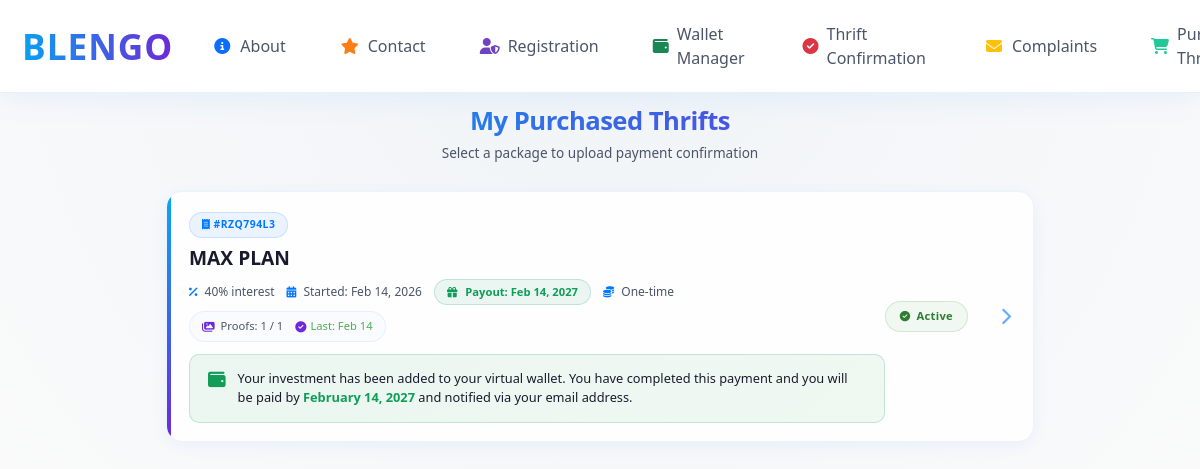
/my-purchases/ (signed in), run on the app's committed database.
### base/models.py (models this page shows, shortened)
class UserPurchase(models.Model):
    user = models.ForeignKey(User, on_delete=models.CASCADE, related_name='purchases')
    thrift = models.ForeignKey(Thrifts, on_delete=models.CASCADE, related_name='purchases')
    purchase_id = models.CharField(max_length=20, unique=True)
    plan_type = models.CharField(max_length=20)
    interest_rate = models.CharField(max_length=10)
    price_range = models.CharField(max_length=50)
    purchased_at = models.DateTimeField(auto_now_add=True)
    status = models.CharField(max_length=20, default='pending')  # pending, awaiting_approval, active, completed, cancelled

class Thrifts(models.Model):
    thriftname = models.CharField(max_length=200)
    created_at = models.DateTimeField(auto_now_add=True)
    @property
    def max_images(self):
        if 'basic' in self.thriftname:
            return 12
        elif 'plus' in self.thriftname:
            return 12
        elif 'max' in self.thriftname:
            return 1

class PaymentImage(models.Model):
    purchase = models.ForeignKey(UserPurchase, on_delete=models.CASCADE, related_name='payment_images')
    image = models.ImageField(upload_to=get_package_image_upload_path)
    uploaded_at = models.DateTimeField(auto_now_add=True)
    is_approved = models.BooleanField(default=False)
    approved_by = models.ForeignKey(User, on_delete=models.SET_NULL, null=True, blank=True, related_name='approved_images')
    approved_at = models.DateTimeField(null=True, blank=True)
    class Meta:
        ordering = ['-uploaded_at']

### base/views.py (the view)
# urls.py: path('my-purchases/', views.my_purchases, name='my-purchases'),
@login_required(login_url='sign-in')
def my_purchases(request):
    purchases = UserPurchase.objects.filter(user=request.user).select_related('thrift').order_by('-purchased_at')
    for purchase in purchases:
        purchase.payout_date = purchase.purchased_at + timedelta(days=365)
    context = {
        'purchases': purchases,
    }
    return render(request, 'my-purchases.html', context)

### base/context_processors.py (called while the page is built)
def registration_status_processor(request):
    context = {}
    if request.user.is_authenticated:
        try:
            registration_fee = RegistrationFee.objects.get(uploaded_by=request.user)
            if registration_fee.confirmed:
                context['registration_status'] = "active"
            else:
                context['registration_status'] = "pending"
        except RegistrationFee.DoesNotExist:
            context['registration_status'] = "inactive"
    else:
        context['registration_status'] = None  # or "inactive" if you prefer
    return context

### templates/my-purchases.html (shortened to what this page needs)
{% extends 'home.html' %}
{% block content %}
<div class="purchases-container">
    <div class="purchases-header">
        <h1 class="purchases-title">My Purchased Thrifts</h1>
        <p class="purchases-subtitle">Select a package to upload payment confirmation</p>
    </div>
    {% if purchases %}
        <div class="purchases-list">
            {% for purchase in purchases %}
            <a href="{% url 'purchase_detail' purchase.purchase_id %}" class="purchase-card">
                <div class="purchase-info">
                    <span class="purchase-id-badge">
                        <i class="fas fa-receipt"></i> #{{ purchase.purchase_id }}
                    </span>
                    <h2 class="purchase-plan">{{ purchase.thrift.thriftname|upper }} PLAN</h2>
                    <div class="purchase-meta">
                        <span>
                            <i class="fas fa-percentage"></i> {{ purchase.interest_rate }}% interest
                        </span>
                        <span>
                            <i class="fas fa-calendar-alt"></i> Started: {{ purchase.purchased_at|date:"M d, Y" }}
                        </span>
                        <span class="payout-badge">
                            <i class="fas fa-gift"></i> Payout: {{ purchase.payout_date|date:"M d, Y" }}
                        </span>
                        {% if purchase.price_range == 'one-time' %}
                        <span>
                            <i class="fas fa-coins"></i> One-time
                        </span>
                        {% else %}
                        <span>
                            <i class="fas fa-money-bill-wave"></i> ₦{{ purchase.price_range }}/mo
                        </span>
                        {% endif %}
                    </div>
                    <div class="image-count">
                        <i class="fas fa-images"></i>
                        Proofs: {{ purchase.payment_images.count }} / {{ purchase.thrift.max_images }}
                        {% if purchase.payment_images.count > 0 %}
                            <span style="color: #4CAF50; margin-left: 6px; display: inline-flex; align-items: center; gap: 4px;">
                                <i class="fas fa-check-circle"></i>
                                Last: {{ purchase.payment_images.first.uploaded_at|date:"M d" }}
                            </span>
                        {% endif %}
                    </div>
                    {% if purchase.status == 'active' %}
                    <div class="active-message">
                        <i class="fas fa-wallet"></i>
                        <div class="active-message-content">
                            Your investment has been added to your virtual wallet. You have completed this payment and you will be paid by
                            <strong>{{ purchase.payout_date|date:"F d, Y" }}</strong> and notified via your email address.
                        </div>
                    </div>
                    {% endif %}
                </div>
                <div style="display: flex; align-items: center; gap: 16px;">
                    <span class="status-badge status-{{ purchase.status }}">
                        <i class="fas
                            {% if purchase.status == 'pending' %}fa-clock
                            {% elif purchase.status == 'awaiting_approval' %}fa-hourglass-half
                            {% elif purchase.status == 'active' %}fa-check-circle
                            {% elif purchase.status == 'completed' %}fa-flag-checkered
                            {% elif purchase.status == 'cancelled' %}fa-ban
                            {% else %}fa-info-circle{% endif %}">
                        </i>
                        {{ purchase.get_status_display|default:purchase.status|title }}
                    </span>
                    <span class="arrow-icon">
                        <i class="fas fa-chevron-right"></i>
                    </span>
                </div>
            </a>
            {% endfor %}
        </div>
    {% endif %}
</div>
{% endblock %}

### templates/home.html (style rules this page uses)
:root { --neon-blue: #03A9F4; --neon-purple: #7c4dff; --light-bg: #FAFAFA; --glass: rgba(0, 0, 0, 0.05); --text-dark: #1a1a2e; --text-medium: #4a5568; --accent-blue: #0077ff; --accent-purple: #6d28d9; --card-bg: rgba(255, 255, 255, 0.9); --danger-red: #dc3545; }
body { padding-top: 76px; background: radial-gradient(circle at top, #F0F4F8, #FAFAFA 80%); color: var(--text-dark); font-family: 'Segoe UI', system-ui, -apple-system, sans-serif; min-height: 100vh; }
.status-active { background-color: rgba(76, 175, 80, 0.15); color: #4CAF50; }

### templates/my-purchases.html (style rules this page uses)
.purchases-container { max-width: 900px; margin: 30px auto; padding: 0 16px; }
.purchases-header { margin-bottom: 28px; text-align: center; }
.purchases-title { font-size: 1.6rem; font-weight: 700; background: linear-gradient(90deg, var(--neon-blue), var(--accent-purple)); -webkit-background-clip: text; background-clip: text; color: transparent; margin-bottom: 6px; letter-spacing: -0.02em; }
.purchases-subtitle { color: var(--text-medium); font-size: 0.85rem; font-weight: 500; }
.purchases-list { display: flex; flex-direction: column; gap: 12px; }
.purchase-card { background: rgba(255, 255, 255, 0.85); backdrop-filter: blur(8px); border-radius: 16px; padding: 18px 22px; box-shadow: 0 4px 16px rgba(0, 119, 255, 0.06); border: 1px solid rgba(0, 119, 255, 0.08); transition: all 0.25s ease; position: relative; overflow: hidden; display: flex; align-items: center; justify-content: space-between; text-decoration: none; color: inherit; }
.purchase-card::before { content: ''; position: absolute; top: 0; left: 0; width: 4px; height: 100%; background: linear-gradient(to bottom, var(--neon-blue), var(--accent-purple)); border-radius: 4px 0 0 4px; }
.purchase-info { flex: 1; }
.purchase-id-badge { display: inline-block; background: rgba(0, 119, 255, 0.08); color: var(--accent-blue); padding: 4px 12px; border-radius: 40px; font-size: 0.65rem; font-weight: 700; letter-spacing: 0.5px; margin-bottom: 8px; border: 0.5px solid rgba(0, 119, 255, 0.15); }
.purchase-plan { font-size: 1.2rem; font-weight: 700; margin-bottom: 8px; color: var(--text-dark); line-height: 1.3; }
.purchase-meta { display: flex; flex-wrap: wrap; align-items: center; gap: 12px; color: var(--text-medium); font-size: 0.75rem; font-weight: 500; margin-bottom: 6px; }
.purchase-meta i { margin-right: 4px; color: var(--accent-blue); font-size: 0.7rem; }
.payout-badge { display: inline-flex; align-items: center; gap: 6px; background: rgba(15, 157, 88, 0.08); color: #0f9d58; padding: 4px 12px; border-radius: 40px; font-size: 0.7rem; font-weight: 600; border: 0.5px solid rgba(15, 157, 88, 0.2); }
.payout-badge i { color: #0f9d58; font-size: 0.65rem; margin-right: 2px; }
.image-count { display: flex; align-items: center; gap: 6px; font-size: 0.7rem; color: var(--text-medium); background: rgba(0, 119, 255, 0.02); padding: 6px 12px; border-radius: 30px; width: fit-content; border: 0.5px solid rgba(0, 119, 255, 0.08); margin-top: 4px; }
.image-count i { color: var(--accent-purple); font-size: 0.7rem; }
.image-count span { font-size: 0.7rem; }
.status-badge { padding: 6px 14px; border-radius: 40px; font-weight: 600; font-size: 0.7rem; display: inline-flex; align-items: center; gap: 6px; letter-spacing: 0.3px; }
.status-badge i { font-size: 0.65rem; }
.status-active { background: rgba(76, 175, 80, 0.08); color: #2e7d32; border: 0.5px solid rgba(76, 175, 80, 0.2); }
.active-message { background: linear-gradient(135deg, rgba(15, 157, 88, 0.08), rgba(76, 175, 80, 0.08)); border-left: 3px solid #0f9d58; border-radius: 10px; padding: 14px 18px; margin-top: 12px; display: flex; align-items: flex-start; gap: 12px; font-size: 0.8rem; color: var(--text-dark); border: 1px solid rgba(15, 157, 88, 0.2); width: 100%; }
.active-message i { color: #0f9d58; font-size: 1.1rem; margin-top: 2px; }
.active-message-content { flex: 1; line-height: 1.5; }
.active-message strong { color: #0f9d58; font-weight: 700; }
.arrow-icon { font-size: 1.1rem; color: var(--accent-blue); margin-left: 16px; opacity: 0.6; transition: opacity 0.2s ease, transform 0.2s ease; }
.purchase-card { animation: fadeSlide 0.4s ease-out; animation-fill-mode: both; }
.purchase-card:nth-child(1) { animation-delay: 0.05s; }

### data on the page
UserPurchase: purchase_id "RZQ794L3", thrift.thriftname "MAX", interest_rate "40", purchased_at "Feb 14, 2026", payout_date "Feb 14, 2027", price_range "one-time" (drawn), payment_images.count "1", thrift.max_images "1", payment_images.first.uploaded_at "Feb 14", payout_date "February 14, 2027", status "Active"
